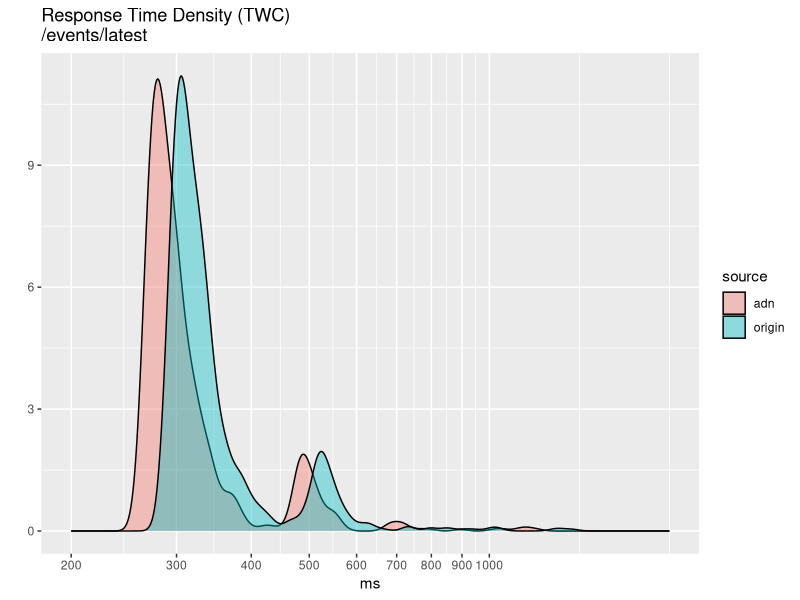

Generate this figure with R:
library('ggplot2')
all <- read.csv('raw/origin_adn_latest.txt')
twc <- subset(all, all$isp=='twcny')
png('charts/adn_twcny_latest.png', 1200,720)
qplot(ms, data=all, fill=source,geom="density",alpha=I(0.4),main="Response Time Density (TWC)\n/events/latest")+scale_x_log10(breaks=seq(0,1000,100),limits=c(200,2000))

